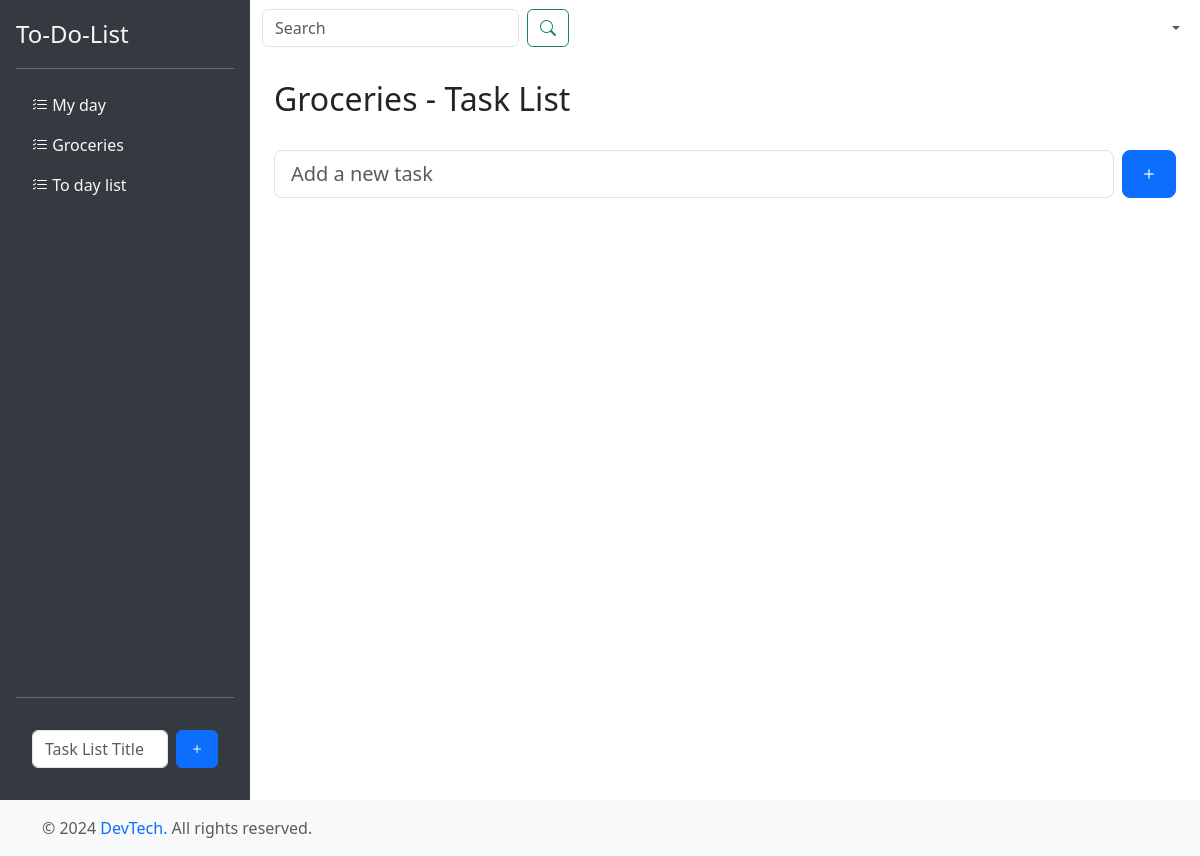
Page /tasks/2/ on the earlier database version.
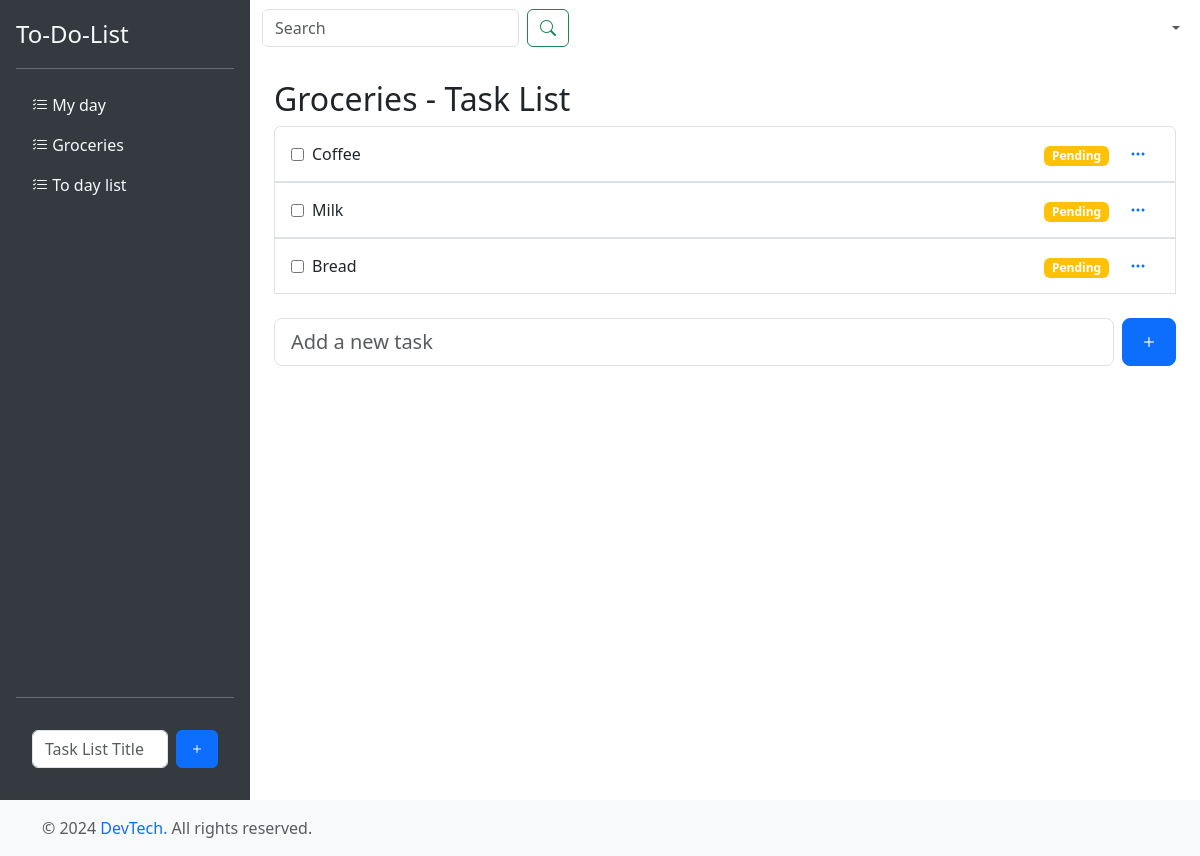
Same page on the later database version.
### todo_app/models.py (models this page shows, shortened)
class TaskList(models.Model):
    title = models.CharField(max_length=50,unique=True)

class Task(models.Model):
    title = models.CharField(max_length=255)
    completed = models.BooleanField(default=False)
    tasklist = models.ForeignKey('TaskList', on_delete=models.CASCADE)  # Assuming a TaskList relation
    created_at = models.DateTimeField(auto_now_add=True)

### todo_app/views.py (the view)
# urls.py: path('tasks/<int:id>/', views.task_detail, name='task_detail'),  # This is the task detail view
def task_detail(request, id):
    tasklist = get_object_or_404(TaskList, id=id)
    if request.method == "POST":
        print("POST request received")
        print(f"POST data: {request.POST}")
        add_task = TaskForm(request.POST)
        if add_task.is_valid():
            task = add_task.save(commit=False)  # Don't save to the DB yet
            task.tasklist = tasklist  # Associate the task with the current tasklist
            task.save()  # Now save the task
            print("Task saved successfully")
            return redirect('task_detail', id=tasklist.id)  # Redirect back to the task detail page
        else:
            print("Form is invalid")
            print(add_task.errors)  # Print any form validation errors
    else:
        print("GET request received")
        add_task = TaskForm()
    context = {
        'tasksform': add_task,
        'tasklist': tasklist,
        'Taskslist': TaskList.objects.all(),
        'Tasks': Task.objects.filter(tasklist=tasklist),  # Show only tasks related to this task list
    }
    return render(request, 'pages/task_detail.html', context)

### todo_app/forms.py
class TaskForm(forms.ModelForm):
    class Meta:
        model = Task
        fields = ['title', 'completed']  # Specify the fields to include in the form
        widgets = {
            'title': forms.TextInput(attrs={'class': 'form-control', 'placeholder': 'Task Title'}),
            'completed': forms.CheckboxInput(attrs={'class': 'form-check-input'}),
        }

### templates/pages/task_detail.html (shortened to what this page needs)
{% extends 'base.html' %}
{% block content %}
<div class="container mt-4">
    <h2>{{ tasklist.title }} - Task List</h2>
    <ul class="list-group mb-4">
        {% for task in Tasks %}
            <li class="list-group-item d-flex justify-content-between align-items-center">
                <form method="POST" action="{% url 'toggle_task_status' task.id %}">
                    <div class="d-flex align-items-center">
                        <input type="checkbox" class="me-2" {% if task.completed %}checked{% endif %} onchange="this.form.submit()">
                        <label>{{ task.title }}</label>
                    </div>
                </form>
                <div class="d-flex align-items-center">
                    <span class="me-2">
                        {% if task.completed %}
                            <span class="badge bg-success">Completed</span>
                        {% else %}
                            <span class="badge bg-warning">Pending</span>
                        {% endif %}
                    </span>
                    <div class="dropdown">
                        <button class="btn btn-link" type="button" id="taskOptions{{ task.id }}" data-bs-toggle="dropdown" aria-expanded="false">
                            <i class="bi bi-three-dots"></i>
                        </button>
                    </div>
                </div>
            </li>
        {% endfor %}
    </ul>
    <form method="POST" class="d-flex justify-content-center mt-4" action="{% url 'task_detail' tasklist.id %}">
        <div class="form-group me-2 flex-grow-1">
            <input type="text" name="title" class="form-control form-control-lg" placeholder="Add a new task" required>
        </div>
        <button class="btn btn-primary btn-lg" type="submit">
            <i class="bi bi-plus"></i>
        </button>
    </form>
</div>
{% endblock %}

### templates/includes/sidebar.html (shortened to what this page needs)
<div class="d-flex flex-column flex-shrink-0 p-3 cl-sidebar" style="width: 250px; height: 100vh;">
    <a href="/" class="d-flex align-items-center mb-3 mb-md-0 me-md-auto link-light text-decoration-none">
        <span class="fs-4">To-Do-List</span>
    </a>
    <hr>
    <ul class="nav nav-pills flex-column mb-auto">
        {% for tasklist in Taskslist %}
        <li>
            <a href="{% url 'task_detail' tasklist.id %}" class="nav-link link-light">
                <i class="bi bi-list-check"></i>
                {{ tasklist.title }}
            </a>
        </li>
        {% endfor %}
    </ul>
    <hr>
    <div class="p-3">
        <form class="d-flex" method="POST" action="{% url 'tasklist' %}">
            <input class="form-control me-2 TaskList" type="text" name="title" placeholder="Task List Title" aria-label="Task List Title" required>
            <button class="btn btn-primary" type="submit">
                <i class="bi bi-plus"></i>
            </button>
        </form>
    </div>
</div>

Differences in the rows shown:
added Task: title "Coffee", shows "Pending"
added Task: title "Milk", shows "Pending"
added Task: title "Bread", shows "Pending"
